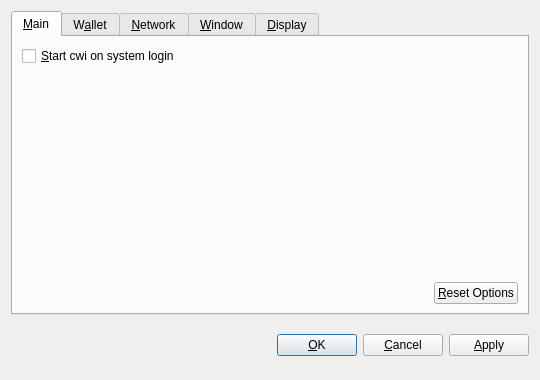
<?xml version="1.0" encoding="UTF-8"?>
<ui version="4.0">
 <class>OptionsDialog</class>
 <widget class="QDialog" name="OptionsDialog">
  <property name="geometry">
   <rect>
    <x>0</x>
    <y>0</y>
    <width>540</width>
    <height>380</height>
   </rect>
  </property>
  <property name="windowTitle">
   <string>Options</string>
  </property>
  <property name="modal">
   <bool>true</bool>
  </property>
  <layout class="QVBoxLayout" name="verticalLayout">
   <item>
    <widget class="QTabWidget" name="tabWidget">
     <property name="tabPosition">
      <enum>QTabWidget::North</enum>
     </property>
     <property name="currentIndex">
      <number>0</number>
     </property>
     <widget class="QWidget" name="tabMain">
      <attribute name="title">
       <string>&amp;Main</string>
      </attribute>
      <layout class="QVBoxLayout" name="verticalLayout_Main">
       <item>
        <widget class="QCheckBox" name="bitcoinAtStartup">
         <property name="toolTip">
          <string>Automatically start cwi after logging in to the system.</string>
         </property>
         <property name="text">
          <string>&amp;Start cwi on system login</string>
         </property>
        </widget>
       </item>
       <item>
        <spacer name="verticalSpacer_Main">
         <property name="orientation">
          <enum>Qt::Vertical</enum>
         </property>
         <property name="sizeHint" stdset="0">
          <size>
           <width>20</width>
           <height>40</height>
          </size>
         </property>
        </spacer>
       </item>
       <item>
        <layout class="QHBoxLayout" name="horizontalLayout_2_Main">
         <item>
          <spacer name="horizontalSpacer_2_Main">
           <property name="orientation">
            <enum>Qt::Horizontal</enum>
           </property>
           <property name="sizeHint" stdset="0">
            <size>
             <width>40</width>
             <height>20</height>
            </size>
           </property>
          </spacer>
         </item>
         <item>
          <widget class="QPushButton" name="resetButton">
           <property name="toolTip">
            <string>Reset all client options to default.</string>
           </property>
           <property name="text">
            <string>&amp;Reset Options</string>
           </property>
           <property name="autoDefault">
            <bool>false</bool>
           </property>
          </widget>
         </item>
        </layout>
       </item>
      </layout>
     </widget>
     <widget class="QWidget" name="tabWallet">
      <attribute name="title">
       <string>W&amp;allet</string>
      </attribute>
      <layout class="QVBoxLayout" name="verticalLayout_Network">
       <item>
        <widget class="QLabel" name="transactionFeeInfoLabel">
         <property name="text">
          <string>Optional transaction fee per kB that helps make sure your transactions are processed quickly. Most transactions are 1 kB.</string>
         </property>
         <property name="textFormat">
          <enum>Qt::PlainText</enum>
         </property>
         <property name="wordWrap">
          <bool>true</bool>
         </property>
        </widget>
       </item>
       <item>
        <layout class="QHBoxLayout" name="horizontalLayout_1_Main">
         <item>
          <widget class="QLabel" name="transactionFeeLabel">
           <property name="text">
            <string>Pay transaction &amp;fee</string>
           </property>
           <property name="textFormat">
            <enum>Qt::PlainText</enum>
           </property>
           <property name="buddy">
            <cstring>transactionFee</cstring>
           </property>
          </widget>
         </item>
         <item>
          <widget class="BitcoinAmountField" name="transactionFee"/>
         </item>
         <item>
          <spacer name="horizontalSpacer_1_Main">
           <property name="orientation">
            <enum>Qt::Horizontal</enum>
           </property>
           <property name="sizeHint" stdset="0">
            <size>
             <width>40</width>
             <height>20</height>
            </size>
           </property>
          </spacer>
         </item>
        </layout>
       </item>
       <item>
        <widget class="QLabel" name="label">
         <property name="text">
          <string>If you disable the spending of unconfirmed change, the change from a transaction cannot be used until that transaction has at least one confirmation. This also affects how your balance is computed.</string>
         </property>
         <property name="wordWrap">
          <bool>true</bool>
         </property>
        </widget>
       </item>
       <item>
        <widget class="QCheckBox" name="spendZeroConfChange">
         <property name="text">
          <string>Spend unconfirmed change  (experts only)</string>
         </property>
        </widget>
       </item>
       <item>
        <spacer name="verticalSpacer">
         <property name="orientation">
          <enum>Qt::Vertical</enum>
         </property>
         <property name="sizeHint" stdset="0">
          <size>
           <width>20</width>
           <height>40</height>
          </size>
         </property>
        </spacer>
       </item>
      </layout>
     </widget>
     <widget class="QWidget" name="tabNetwork">
      <attribute name="title">
       <string>&amp;Network</string>
      </attribute>
      <layout class="QVBoxLayout" name="verticalLayout_Network">
       <item>
        <widget class="QCheckBox" name="mapPortUpnp">
         <property name="toolTip">
          <string>Automatically open the cwi client port on the router. This only works when your router supports UPnP and it is enabled.</string>
         </property>
         <property name="text">
          <string>Map port using &amp;UPnP</string>
         </property>
        </widget>
       </item>
       <item>
        <widget class="QCheckBox" name="connectSocks">
         <property name="toolTip">
          <string>Connect to the cwi network through a SOCKS proxy (e.g. when connecting through Tor).</string>
         </property>
         <property name="text">
          <string>&amp;Connect through SOCKS proxy:</string>
         </property>
        </widget>
       </item>
       <item>
        <layout class="QHBoxLayout" name="horizontalLayout_Network">
         <item>
          <widget class="QLabel" name="proxyIpLabel">
           <property name="text">
            <string>Proxy &amp;IP:</string>
           </property>
           <property name="textFormat">
            <enum>Qt::PlainText</enum>
           </property>
           <property name="buddy">
            <cstring>proxyIp</cstring>
           </property>
          </widget>
         </item>
         <item>
          <widget class="QValidatedLineEdit" name="proxyIp">
           <property name="maximumSize">
            <size>
             <width>140</width>
             <height>16777215</height>
            </size>
           </property>
           <property name="toolTip">
            <string>IP address of the proxy (e.g. 127.0.0.1)</string>
           </property>
          </widget>
         </item>
         <item>
          <widget class="QLabel" name="proxyPortLabel">
           <property name="text">
            <string>&amp;Port:</string>
           </property>
           <property name="textFormat">
            <enum>Qt::PlainText</enum>
           </property>
           <property name="buddy">
            <cstring>proxyPort</cstring>
           </property>
          </widget>
         </item>
         <item>
          <widget class="QLineEdit" name="proxyPort">
           <property name="maximumSize">
            <size>
             <width>55</width>
             <height>16777215</height>
            </size>
           </property>
           <property name="toolTip">
            <string>Port of the proxy (e.g. 9050)</string>
           </property>
          </widget>
         </item>
         <item>
          <widget class="QLabel" name="socksVersionLabel">
           <property name="text">
            <string>SOCKS &amp;Version:</string>
           </property>
           <property name="textFormat">
            <enum>Qt::PlainText</enum>
           </property>
           <property name="buddy">
            <cstring>socksVersion</cstring>
           </property>
          </widget>
         </item>
         <item>
          <widget class="QValueComboBox" name="socksVersion">
           <property name="toolTip">
            <string>SOCKS version of the proxy (e.g. 5)</string>
           </property>
          </widget>
         </item>
         <item>
          <spacer name="horizontalSpacer_Network">
           <property name="orientation">
            <enum>Qt::Horizontal</enum>
           </property>
           <property name="sizeHint" stdset="0">
            <size>
             <width>40</width>
             <height>20</height>
            </size>
           </property>
          </spacer>
         </item>
        </layout>
       </item>
       <item>
        <spacer name="verticalSpacer_Network">
         <property name="orientation">
          <enum>Qt::Vertical</enum>
         </property>
         <property name="sizeHint" stdset="0">
          <size>
           <width>20</width>
           <height>40</height>
          </size>
         </property>
        </spacer>
       </item>
      </layout>
     </widget>
     <widget class="QWidget" name="tabWindow">
      <attribute name="title">
       <string>&amp;Window</string>
      </attribute>
      <layout class="QVBoxLayout" name="verticalLayout_Window">
       <item>
        <widget class="QCheckBox" name="minimizeToTray">
         <property name="toolTip">
          <string>Show only a tray icon after minimizing the window.</string>
         </property>
         <property name="text">
          <string>&amp;Minimize to the tray instead of the taskbar</string>
         </property>
        </widget>
       </item>
       <item>
        <widget class="QCheckBox" name="minimizeOnClose">
         <property name="toolTip">
          <string>Minimize instead of exit the application when the window is closed. When this option is enabled, the application will be closed only after selecting Quit in the menu.</string>
         </property>
         <property name="text">
          <string>M&amp;inimize on close</string>
         </property>
        </widget>
       </item>
       <item>
        <spacer name="verticalSpacer_Window">
         <property name="orientation">
          <enum>Qt::Vertical</enum>
         </property>
         <property name="sizeHint" stdset="0">
          <size>
           <width>20</width>
           <height>40</height>
          </size>
         </property>
        </spacer>
       </item>
      </layout>
     </widget>
     <widget class="QWidget" name="tabDisplay">
      <attribute name="title">
       <string>&amp;Display</string>
      </attribute>
      <layout class="QVBoxLayout" name="verticalLayout_Display">
       <item>
        <layout class="QHBoxLayout" name="horizontalLayout_1_Display">
         <item>
          <widget class="QLabel" name="langLabel">
           <property name="text">
            <string>User Interface &amp;language:</string>
           </property>
           <property name="textFormat">
            <enum>Qt::PlainText</enum>
           </property>
           <property name="buddy">
            <cstring>lang</cstring>
           </property>
          </widget>
         </item>
         <item>
          <widget class="QValueComboBox" name="lang">
           <property name="toolTip">
            <string>The user interface language can be set here. This setting will take effect after restarting cwi.</string>
           </property>
          </widget>
         </item>
        </layout>
       </item>
       <item>
        <layout class="QHBoxLayout" name="horizontalLayout_2_Display">
         <item>
          <widget class="QLabel" name="unitLabel">
           <property name="text">
            <string>&amp;Unit to show amounts in:</string>
           </property>
           <property name="textFormat">
            <enum>Qt::PlainText</enum>
           </property>
           <property name="buddy">
            <cstring>unit</cstring>
           </property>
          </widget>
         </item>
         <item>
          <widget class="QValueComboBox" name="unit">
           <property name="toolTip">
            <string>Choose the default subdivision unit to show in the interface and when sending coins.</string>
           </property>
          </widget>
         </item>
        </layout>
       </item>
       <item>
        <widget class="QCheckBox" name="displayAddresses">
         <property name="toolTip">
          <string>Whether to show cwi addresses in the transaction list or not.</string>
         </property>
         <property name="text">
          <string>&amp;Display addresses in transaction list</string>
         </property>
        </widget>
       </item>
       <item>
        <widget class="QCheckBox" name="coinControlFeatures">
         <property name="toolTip">
          <string>Whether to show coin control features or not.</string>
         </property>
         <property name="text">
          <string>Display coin &amp;control features (experts only!)</string>
         </property>
        </widget>
       </item>
       <item>
        <spacer name="verticalSpacer_Display">
         <property name="orientation">
          <enum>Qt::Vertical</enum>
         </property>
         <property name="sizeHint" stdset="0">
          <size>
           <width>20</width>
           <height>40</height>
          </size>
         </property>
        </spacer>
       </item>
      </layout>
     </widget>
    </widget>
   </item>
   <item>
    <layout class="QHBoxLayout" name="horizontalLayout_Buttons">
     <item>
      <spacer name="horizontalSpacer_1">
       <property name="orientation">
        <enum>Qt::Horizontal</enum>
       </property>
       <property name="sizeHint" stdset="0">
        <size>
         <width>40</width>
         <height>48</height>
        </size>
       </property>
      </spacer>
     </item>
     <item>
      <widget class="QLabel" name="statusLabel">
       <property name="font">
        <font>
         <weight>75</weight>
         <bold>true</bold>
        </font>
       </property>
       <property name="text">
        <string/>
       </property>
       <property name="textFormat">
        <enum>Qt::PlainText</enum>
       </property>
       <property name="wordWrap">
        <bool>true</bool>
       </property>
      </widget>
     </item>
     <item>
      <spacer name="horizontalSpacer_2">
       <property name="orientation">
        <enum>Qt::Horizontal</enum>
       </property>
       <property name="sizeHint" stdset="0">
        <size>
         <width>40</width>
         <height>48</height>
        </size>
       </property>
      </spacer>
     </item>
     <item>
      <widget class="QPushButton" name="okButton">
       <property name="text">
        <string>&amp;OK</string>
       </property>
      </widget>
     </item>
     <item>
      <widget class="QPushButton" name="cancelButton">
       <property name="text">
        <string>&amp;Cancel</string>
       </property>
       <property name="autoDefault">
        <bool>false</bool>
       </property>
      </widget>
     </item>
     <item>
      <widget class="QPushButton" name="applyButton">
       <property name="text">
        <string>&amp;Apply</string>
       </property>
       <property name="autoDefault">
        <bool>false</bool>
       </property>
      </widget>
     </item>
    </layout>
   </item>
  </layout>
 </widget>
 <customwidgets>
  <customwidget>
   <class>BitcoinAmountField</class>
   <extends>QSpinBox</extends>
   <header>bitcoinamountfield.h</header>
  </customwidget>
  <customwidget>
   <class>QValueComboBox</class>
   <extends>QComboBox</extends>
   <header>qvaluecombobox.h</header>
  </customwidget>
  <customwidget>
   <class>QValidatedLineEdit</class>
   <extends>QLineEdit</extends>
   <header>qvalidatedlineedit.h</header>
  </customwidget>
 </customwidgets>
 <resources/>
 <connections/>
</ui>
